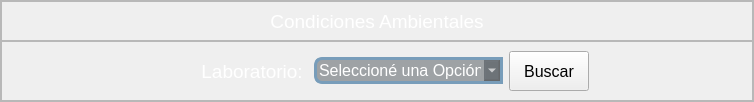
        <widget class="QFrame" name="frame">
         <property name="frameShape">
          <enum>QFrame::StyledPanel</enum>
         </property>
         <property name="frameShadow">
          <enum>QFrame::Raised</enum>
         </property>
         <layout class="QVBoxLayout" name="verticalLayout_3">
          <property name="spacing">
           <number>0</number>
          </property>
          <property name="leftMargin">
           <number>0</number>
          </property>
          <property name="topMargin">
           <number>0</number>
          </property>
          <property name="rightMargin">
           <number>0</number>
          </property>
          <property name="bottomMargin">
           <number>0</number>
          </property>
          <item>
           <widget class="QFrame" name="frame_titulo">
            <property name="minimumSize">
             <size>
              <width>0</width>
              <height>40</height>
             </size>
            </property>
            <property name="styleSheet">
             <string notr="true"/>
            </property>
            <property name="frameShape">
             <enum>QFrame::StyledPanel</enum>
            </property>
            <property name="frameShadow">
             <enum>QFrame::Raised</enum>
            </property>
            <layout class="QHBoxLayout" name="horizontalLayout_2">
             <property name="spacing">
              <number>0</number>
             </property>
             <property name="leftMargin">
              <number>0</number>
             </property>
             <property name="topMargin">
              <number>0</number>
             </property>
             <property name="rightMargin">
              <number>0</number>
             </property>
             <property name="bottomMargin">
              <number>0</number>
             </property>
             <item>
              <spacer name="horizontalSpacer_2">
               <property name="orientation">
                <enum>Qt::Horizontal</enum>
               </property>
               <property name="sizeHint" stdset="0">
                <size>
                 <width>268</width>
                 <height>20</height>
                </size>
               </property>
              </spacer>
             </item>
             <item>
              <widget class="QLabel" name="titulo2">
               <property name="font">
                <font>
                 <family>Arial</family>
                 <pointsize>14</pointsize>
                 <weight>9</weight>
                 <italic>false</italic>
                 <bold>false</bold>
                </font>
               </property>
               <property name="styleSheet">
                <string notr="true">font: 75 14pt &quot;Arial&quot;;
color: rgb(255, 255, 255);</string>
               </property>
               <property name="text">
                <string>Condiciones Ambientales</string>
               </property>
               <property name="alignment">
                <set>Qt::AlignCenter</set>
               </property>
              </widget>
             </item>
             <item>
              <spacer name="horizontalSpacer_3">
               <property name="orientation">
                <enum>Qt::Horizontal</enum>
               </property>
               <property name="sizeHint" stdset="0">
                <size>
                 <width>268</width>
                 <height>20</height>
                </size>
               </property>
              </spacer>
             </item>
            </layout>
           </widget>
          </item>
          <item>
           <widget class="QFrame" name="frame_4">
            <property name="frameShape">
             <enum>QFrame::StyledPanel</enum>
            </property>
            <property name="frameShadow">
             <enum>QFrame::Raised</enum>
            </property>
            <layout class="QHBoxLayout" name="horizontalLayout_3">
             <item>
              <spacer name="horizontalSpacer_4">
               <property name="orientation">
                <enum>Qt::Horizontal</enum>
               </property>
               <property name="sizeHint" stdset="0">
                <size>
                 <width>190</width>
                 <height>20</height>
                </size>
               </property>
              </spacer>
             </item>
             <item>
              <widget class="QLabel" name="laboratorio">
               <property name="font">
                <font>
                 <family>Arial </family>
                 <pointsize>14</pointsize>
                 <weight>10</weight>
                 <italic>false</italic>
                 <bold>false</bold>
                </font>
               </property>
               <property name="styleSheet">
                <string notr="true">font:87 14pt &quot;Arial &quot;;
color:rgb(255, 255, 255);</string>
               </property>
               <property name="text">
                <string>Laboratorio: </string>
               </property>
               <property name="alignment">
                <set>Qt::AlignRight|Qt::AlignTrailing|Qt::AlignVCenter</set>
               </property>
              </widget>
             </item>
             <item>
              <widget class="QComboBox" name="seleccion_lab">
               <property name="font">
                <font>
                 <family>Arial </family>
                 <pointsize>12</pointsize>
                 <weight>10</weight>
                 <italic>false</italic>
                 <bold>false</bold>
                </font>
               </property>
               <property name="layoutDirection">
                <enum>Qt::LeftToRight</enum>
               </property>
               <property name="styleSheet">
                <string notr="true">background-color:rgba(33, 43, 51,100);
font: 87 12pt &quot;Arial &quot;;
border-top-left-radius:8px;
border-bottom-left-radius:8px;
color: rgb(255, 255, 255);
border:3px solid rgb(120,157,186);</string>
               </property>
               <item>
                <property name="text">
                 <string>Seleccioné una Opción</string>
                </property>
               </item>
               <item>
                <property name="text">
                 <string> Humedad</string>
                </property>
               </item>
               <item>
                <property name="text">
                 <string> Presión</string>
                </property>
               </item>
               <item>
                <property name="text">
                 <string> Fuerza y Presión</string>
                </property>
               </item>
               <item>
                <property name="text">
                 <string> Masas Grandes</string>
                </property>
               </item>
               <item>
                <property name="text">
                 <string> Química (Masas)</string>
                </property>
               </item>
              </widget>
             </item>
             <item>
              <widget class="QPushButton" name="bt_buscar">
               <property name="minimumSize">
                <size>
                 <width>0</width>
                 <height>40</height>
                </size>
               </property>
               <property name="maximumSize">
                <size>
                 <width>16777215</width>
                 <height>40</height>
                </size>
               </property>
               <property name="font">
                <font>
                 <family>Arial </family>
                 <pointsize>12</pointsize>
                 <weight>10</weight>
                 <italic>false</italic>
                 <bold>false</bold>
                </font>
               </property>
               <property name="text">
                <string>Buscar</string>
               </property>
               <property name="icon">
                <iconset>
                 <normaloff>icons/search.svg</normaloff>icons/search.svg</iconset>
               </property>
              </widget>
             </item>
             <item>
              <spacer name="horizontalSpacer_5">
               <property name="orientation">
                <enum>Qt::Horizontal</enum>
               </property>
               <property name="sizeHint" stdset="0">
                <size>
                 <width>89</width>
                 <height>20</height>
                </size>
               </property>
              </spacer>
             </item>
            </layout>
           </widget>
          </item>
         </layout>
        </widget>
